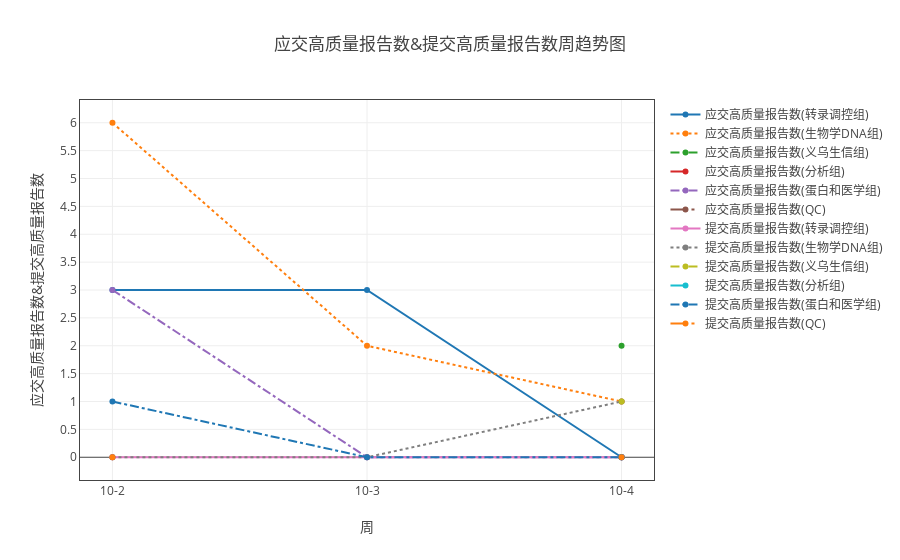

Notebook code for this chart:
### Markdown cell above
#### 各组应交高质量报告数和提交高质量报告数

### Code cell
ss=myModule.format(all_dict ,"日期" ,['应交高质量报告数', '提交高质量报告数'])
ss.add_group('组别')
tt = myModule.myPlot(ss.groupby('sum'))
tt.plot('line')

### Figure 1 — Plotly figure (JSON) as saved in the notebook; plotly's stock layout.template omitted (floating-point values rounded to 4 significant figures)
{"data": [{"line": {"dash": "solid"}, "name": "应交高质量报告数(转录调控组)", "type": "scatter", "uid": "bc8b4636-e18a-11e8-8ddb-a41f72875c19", "x": ["10-2", "10-3", "10-4"], "y": [3, 3, 0]}, {"line": {"dash": "dot"}, "name": "应交高质量报告数(生物学DNA组)", "type": "scatter", "uid": "bc8b4637-e18a-11e8-8ddb-a41f72875c19", "x": ["10-2", "10-3", "10-4"], "y": [6, 2, 1]}, {"line": {"dash": "dash"}, "name": "应交高质量报告数(义乌生信组)", "type": "scatter", "uid": "bc8b4638-e18a-11e8-8ddb-a41f72875c19", "x": ["10-2", "10-3", "10-4"], "y": [null, null, 2]}, {"line": {"dash": "longdash"}, "name": "应交高质量报告数(分析组)", "type": "scatter", "uid": "bc8b4639-e18a-11e8-8ddb-a41f72875c19", "x": ["10-2", "10-3", "10-4"], "y": [null, null, 0]}, {"line": {"dash": "dashdot"}, "name": "应交高质量报告数(蛋白和医学组)", "type": "scatter", "uid": "bc8b463a-e18a-11e8-8ddb-a41f72875c19", "x": ["10-2", "10-3", "10-4"], "y": [3, 0, 0]}, {"line": {"dash": "longdashdot"}, "name": "应交高质量报告数(QC)", "type": "scatter", "uid": "bc8b463b-e18a-11e8-8ddb-a41f72875c19", "x": ["10-2", "10-3", "10-4"], "y": [0, null, 0]}, {"line": {"dash": "solid"}, "name": "提交高质量报告数(转录调控组)", "type": "scatter", "uid": "bc8b463c-e18a-11e8-8ddb-a41f72875c19", "x": ["10-2", "10-3", "10-4"], "y": [0, 0, 0]}, {"line": {"dash": "dot"}, "name": "提交高质量报告数(生物学DNA组)", "type": "scatter", "uid": "bc8b463d-e18a-11e8-8ddb-a41f72875c19", "x": ["10-2", "10-3", "10-4"], "y": [0, 0, 1]}, {"line": {"dash": "dash"}, "name": "提交高质量报告数(义乌生信组)", "type": "scatter", "uid": "bc8b463e-e18a-11e8-8ddb-a41f72875c19", "x": ["10-2", "10-3", "10-4"], "y": [null, null, 1]}, {"line": {"dash": "longdash"}, "name": "提交高质量报告数(分析组)", "type": "scatter", "uid": "bc8b463f-e18a-11e8-8ddb-a41f72875c19", "x": ["10-2", "10-3", "10-4"], "y": [null, null, 0]}, {"line": {"dash": "dashdot"}, "name": "提交高质量报告数(蛋白和医学组)", "type": "scatter", "uid": "bc8b4640-e18a-11e8-8ddb-a41f72875c19", "x": ["10-2", "10-3", "10-4"], "y": [1, 0, 0]}, {"line": {"dash": "longdashdot"}, "name": "提交高质量报告数(QC)", "type": "scatter", "uid": "bc8b4641-e18a-11e8-8ddb-a41f72875c19", "x": ["10-2", "10-3", "10-4"], "y": [0, null, 0]}], "layout": {"title": "应交高质量报告数&提交高质量报告数周趋势图", "xaxis": {"mirror": "all", "nticks": 20, "showgrid": true, "showline": true, "title": "周", "type": "category", "zeroline": true}, "yaxis": {"mirror": "all", "nticks": 20, "showgrid": true, "showline": true, "title": "应交高质量报告数&提交高质量报告数", "zeroline": true}}}
